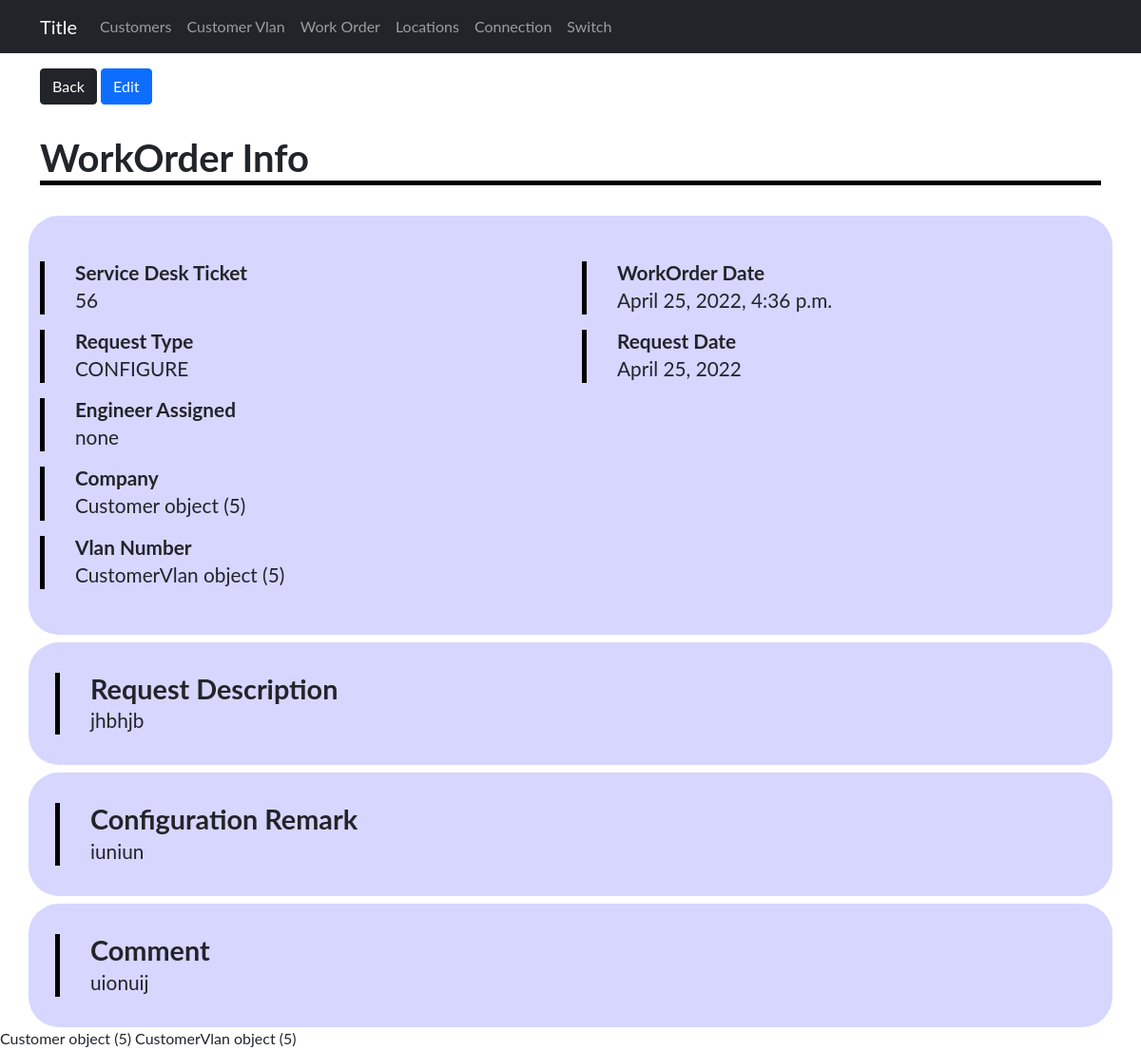
The page /devices/workorder/1 on the database its author committed.
### sitadevices/models.py (models this page shows)
class WorkOrder(models.Model):
    work_order_date = models.DateTimeField(default=timezone.now)
    request_date = models.DateField(default=timezone.now)
    connections= models.ForeignKey(Connections, on_delete=models.CASCADE, blank=True, null=True)
    service_desk_ticket_number = models.CharField(max_length=200,default="none")
    request_type = models.CharField(choices=requestType, max_length=200,default="none")
    request_description = models.TextField(default="none")
    configuration_remark = models.TextField(default="none")
    comment = models.TextField(default="none")
    engineer_assigned = models.CharField(max_length=200,default="none")
    company_id = models.ForeignKey(Customer, on_delete=models.CASCADE)
    vlan_number = models.ForeignKey(CustomerVlan, on_delete=models.CASCADE)
    submitted_date_time = models.DateTimeField(default=timezone.now)

class Customer(models.Model):
    company_name = models.CharField(max_length=255)
    contact_person = models.CharField(max_length=255)
    email = models.EmailField()
    phone = models.IntegerField()
    active = models.CharField(choices=yesno, max_length=200)
    submitted_date_time = models.DateTimeField(default=timezone.now)

class CustomerVlan(models.Model):
    customor = models.ForeignKey(Customer, on_delete=models.CASCADE)
    vlan_number = models.IntegerField()
    usage = models.CharField(choices=usages, max_length=200)
    config_date = models.DateTimeField()
    vlan_description = models.TextField()
    ip_config = models.CharField(choices=ip, max_length=200)
    dhcp_ip_range = models.CharField(max_length=50)
    lan_ip_range = models.CharField(max_length=50)
    lan_subnet_mask = models.CharField(max_length=50)
    wan_public_ip = models.CharField(max_length=50)
    wan_subnet_mask = models.CharField(max_length=50)
    bandwidth = models.IntegerField()
    additional_config = models.TextField()
    remark = models.TextField()
    disconnection_date = models.DateField(null=True, blank=True)
    submitted_date_time = models.DateTimeField(default=timezone.now)

### sitadevices/views.py (the view)
# urls.py: path('workorder/<int:workorder_id>', WorkOrderInd, name='workorderind'),
def WorkOrderInd(request, workorder_id):
    workorder = WorkOrder.objects.filter(id = workorder_id)
    dic = {
        'workorder': workorder,
    }
    return render(request, 'admin/WorkOrder/indworkorder.html', {'dic': dic})

### sitadevices/templates/admin/WorkOrder/indworkorder.html
{% extends 'admin/base1.html' %}
{% block content %}
{% for workorder in dic.workorder %}
<div class="container">
    <a href="{%url 'device:workorderlist' %}"><button type="button" class="btn btn-dark mt-3">Back</button></a>
    <a href="{%url 'device:workorderupd' workorder.id%}"><button type="button" class="btn btn-primary mt-3">Edit</button></a>
    <h1 class="title top">WorkOrder Info</h1>
    <div class="line-top"></div>
    <div class="row">
        <div class="col-sm-6">
            <div class="text-area">
                <div class="line"></div>
                <div class="space-between">
                    <h3 class="title">Service Desk Ticket</h3>
                    <p class="text">{{workorder.service_desk_ticket_number}}</p>
                </div>
            </div>
            <div class="text-area">
                <div class="line"></div>
                <div class="space-between">
                    <h3 class="title">Request Type</h3>
                    <p class="text">{{workorder.request_type}}</p>
                </div>
            </div>
            <div class="text-area">
                <div class="line"></div>
                <div class="space-between">
                    <h3 class="title">Engineer Assigned</h3>
                    <p class="text">{{workorder.engineer_assigned}}</p>
                </div>
            </div>
            <div class="text-area">
                <div class="line"></div>
                <div class="space-between">
                    <h3 class="title">Company</h3>
                    <p class="text">{{workorder.company_id}}</p>
                </div>
            </div>
            <div class="text-area">
                <div class="line"></div>
                <div class="space-between">
                    <h3 class="title">Vlan Number</h3>
                    <p class="text">{{workorder.vlan_number}}</p>
                </div>
            </div>
        </div>
        <div class="col-sm-6">
            <div class="text-area">
                <div class="line"></div>
                <div class="space-between">
                    <h3 class="title">WorkOrder Date</h3>
                    <p class="text">{{workorder.work_order_date}}</p>
                </div>
            </div>
            <div class="text-area">
                <div class="line"></div>
                <div class="space-between">
                    <h3 class="title">Request Date</h3>
                    <p class="text">{{workorder.request_date}}</p>
                </div>
            </div>
        </div>
    </div>
    <div class="row textfield">
        <div class="col-sm-12">
            <div class="text-area ">
                <div class="line"></div>
                <div class="space-between">
                    <h3 class="text-long-title">Request Description</h3>
                    <p class="textarea text">{{workorder.request_description}}</p>
                </div>
            </div>
        </div>
    </div>
    <div class="row textfield">
        <div class="col-sm-12 ">
            <div class="text-area">
                <div class="line"></div>
                <div class="space-between">
                    <h3 class="text-long-title">Configuration Remark</h3>
                    <p class="textarea text">{{workorder.configuration_remark}}</p>
                </div>
            </div>
        </div>
    </div>
    <div class="row textfield">
        <div class="col-sm-12">
            <div class="text-area">
                <div class="line"></div>
                <div class="space-between">
                    <h3 class="text-long-title">Comment</h3>
                    <p class="textarea text">{{workorder.comment}}</p>
                </div>
            </div>
        </div>
    </div>
</div>
    {{workorder.company_id}}
    {{workorder.vlan_number}}
{% endfor %}
{% endblock  %}

### static/Css/devices/styles.css (style rules this page uses)
h1,h2,h3,h4,p,a { margin:0; padding:0; }
a { text-decoration: none; color: black; }
.line-top { height: 5px; width:100%; background-color: black; margin-bottom: 2rem; }
.row { background-color:rgb(214, 214, 255); padding: 2rem 0; margin-top:1rem; border-radius: 2rem; }
.text-area { margin:1rem 0; display: flex; }
.textfield { margin-top:0.5rem; padding:1rem; }
.title { font-weight: bold; font-size: 1.3rem; }
.top { margin-top: 2rem; font-size: 2.5rem; }
.text { font-size: 1.3rem; }
.textarea { width:70%; overflow-wrap: break-word; }
.line { width:5px; background-color: rgb(0, 0, 0); }
.space-between { margin-left:2rem }
.text-long-title { font-size:1.8rem; font-weight: bold; }

### sitadevices/templates/admin/base1.html (style rules this page uses)
body { font-family: "Lato", sans-serif; }

### rows shown on the page
WorkOrder: service_desk_ticket_number "56", request_type "CONFIGURE", engineer_assigned "none", company_id "Customer object (5)", vlan_number "CustomerVlan object (5)", work_order_date "April 25, 2022, 4:36 p.m.", request_date "April 25, 2022", request_description "jhbhjb", configuration_remark "iuniun", comment "uionuij"
